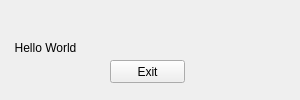
<?xml version="1.0" encoding="UTF-8"?>
<ui version="4.0">
 <class>MyForm</class>
 <widget class="QWidget" name="MyForm">
  <property name="geometry">
   <rect>
    <x>0</x>
    <y>0</y>
    <width>300</width>
    <height>100</height>
   </rect>
  </property>
  <property name="windowTitle">
   <string>Window by QtDesigner</string>
  </property>
  <widget class="QLabel" name="label">
   <property name="geometry">
    <rect>
     <x>10</x>
     <y>40</y>
     <width>71</width>
     <height>16</height>
    </rect>
   </property>
   <property name="text">
    <string>Hello World</string>
   </property>
   <property name="alignment">
    <set>Qt::AlignCenter</set>
   </property>
  </widget>
  <widget class="QPushButton" name="pushButton">
   <property name="geometry">
    <rect>
     <x>110</x>
     <y>60</y>
     <width>75</width>
     <height>23</height>
    </rect>
   </property>
   <property name="text">
    <string>Exit</string>
   </property>
  </widget>
 </widget>
 <resources/>
 <connections/>
</ui>
